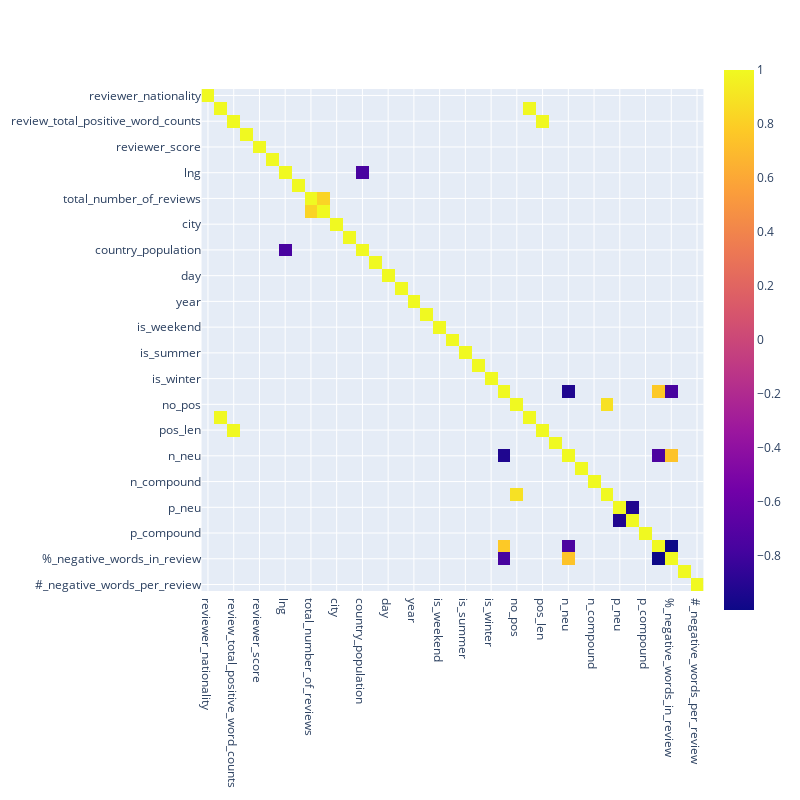

The notebook cell saved with this chart:
### Code cell
# чтобы исключить мультиколлениарность удалим признаки, сильно коррелирующий с другим признаком
pivot = hotels.corr()
pivot = pivot.drop('sample', axis=0)
pivot = pivot.drop('sample', axis=1)
for col in pivot:
    pivot[col] = pivot[col].apply(lambda x: np.nan if (abs(x) < 0.72 or x == 1) else x)
for col in pivot:
    pivot = pivot.dropna(how='all')
    pivot = pivot.dropna(how='all', axis='columns')
fig = px.imshow(pivot)
fig.layout.height = 800
fig.layout.width = 800
fig.show()

# постараемся удалить как можно меньше признаков. Сначала удаляем признаки с максимальной корреляцией
counter = 0
for lower_bound in np.linspace(0.98, 0.72, num=14):
    for col in pivot:
        if pivot[col].max() > lower_bound or pivot[col].min() < -lower_bound:
            pivot = pivot.drop(col, axis=0)
            pivot = pivot.drop(col, axis=1)
            data = hotels.drop(col, axis=1)
            counter += 1
print('Deleted', counter, 'columns')

### Figure 1 — Plotly figure (JSON) as saved in the notebook; plotly's stock layout.template omitted (floating-point values rounded to 4 significant figures; data arrays with more than 128 entries replaced by an {"elided": "..."} marker saying what was removed)
{"data": [{"coloraxis": "coloraxis", "hovertemplate": "x: %{x}<br>y: %{y}<br>color: %{z}<extra></extra>", "name": "0", "type": "heatmap", "x": ["reviewer_nationality", "review_total_negative_word_counts", "review_total_positive_word_counts", "total_number_of_reviews_reviewer_has_given", "reviewer_score", "lat", "lng", "average_score", "total_number_of_reviews", "additional_number_of_scoring", "city", "сity_population", "country_population", "%_city_pop_from_country_pop", "day", "month", "year", "day_of_week", "is_weekend", "is_spring", "is_summer", "is_autumn", "is_winter", "no_neg", "no_pos", "neg_len", "pos_len", "n_neg", "n_neu", "n_pos", "n_compound", "p_neg", "p_neu", "p_pos", "p_compound", "%_positive_words_in_review", "%_negative_words_in_review", "#_positive_words_per_review", "#_negative_words_per_review"], "xaxis": "x", "y": ["reviewer_nationality", "review_total_negative_word_counts", "review_total_positive_word_counts", "total_number_of_reviews_reviewer_has_given", "reviewer_score", "lat", "lng", "average_score", "total_number_of_reviews", "additional_number_of_scoring", "city", "сity_population", "country_population", "%_city_pop_from_country_pop", "day", "month", "year", "day_of_week", "is_weekend", "is_spring", "is_summer", "is_autumn", "is_winter", "no_neg", "no_pos", "neg_len", "pos_len", "n_neg", "n_neu", "n_pos", "n_compound", "p_neg", "p_neu", "p_pos", "p_compound", "%_positive_words_in_review", "%_negative_words_in_review", "#_positive_words_per_review", "#_negative_words_per_review"], "yaxis": "y", "z": {"elided": "39x39 float values"}}], "layout": {"coloraxis": {"colorscale": [[0, "#0d0887"], [0.1111, "#46039f"], [0.2222, "#7201a8"], [0.3333, "#9c179e"], [0.4444, "#bd3786"], [0.5556, "#d8576b"], [0.6667, "#ed7953"], [0.7778, "#fb9f3a"], [0.8889, "#fdca26"], [1, "#f0f921"]]}, "height": 800, "margin": {"t": 60}, "width": 800, "xaxis": {"anchor": "y", "constrain": "domain", "domain": [0, 1], "scaleanchor": "y"}, "yaxis": {"anchor": "x", "autorange": "reversed", "constrain": "domain", "domain": [0, 1]}}}
